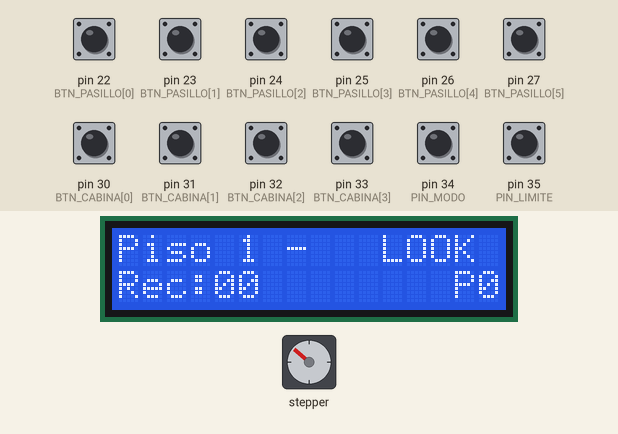
This sketch was run on a simulated Arduino Mega 2560, built with avr-gcc and run on an emulated ATmega2560. Shown: stepper motor, 16×2 character LCD. Wiring (inferred from the names in the program): stepper motor (2048 steps per turn assumed): coils pin 8, pin 9, pin 10, pin 11. The test bench sets the inputs (shaded band); at power-on: pin 22 (BTN_PASILLO[0]), pin 23 (BTN_PASILLO[1]), pin 24 (BTN_PASILLO[2]), pin 25 (BTN_PASILLO[3]), pin 26 (BTN_PASILLO[4]), pin 27 (BTN_PASILLO[5]), pin 30 (BTN_CABINA[0]), pin 31 (BTN_CABINA[1]), pin 32 (BTN_CABINA[2]), pin 33 (BTN_CABINA[3]), pin 34 (PIN_MODO), pin 35 (PIN_LIMITE) HIGH. What the sketch prints to the serial monitor is not drawn.

Above: at 0.8 s.
0.9 s: pin 35 (PIN_LIMITE) driven LOW
At 1.9 s:
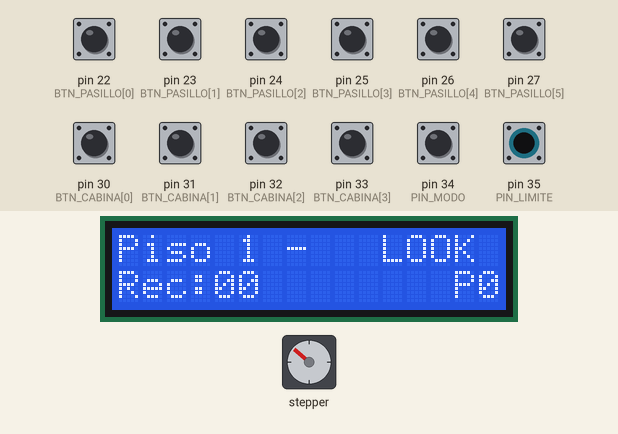
2.4 s: pin 23 (BTN_PASILLO[1]) pulled LOW for 0.15 s
At 2.62 s:
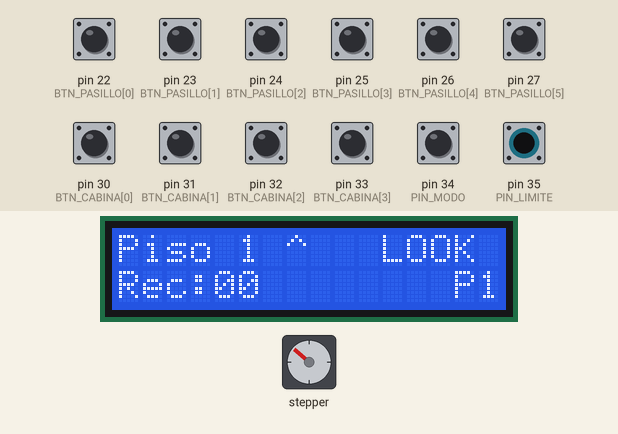
3.1 s: pin 26 (BTN_PASILLO[4]) pulled LOW for 0.15 s
At 3.52 s:
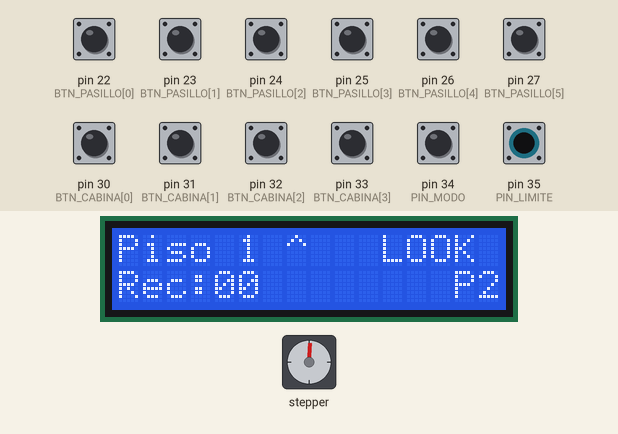
3.8 s: pin 30 (BTN_CABINA[0]) pulled LOW for 0.15 s
At 4.12 s:
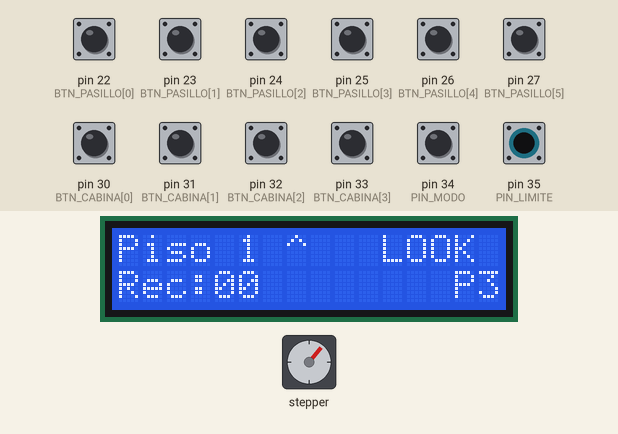
4.5 s: pin 24 (BTN_PASILLO[2]) pulled LOW for 0.15 s
At 5.0 s:
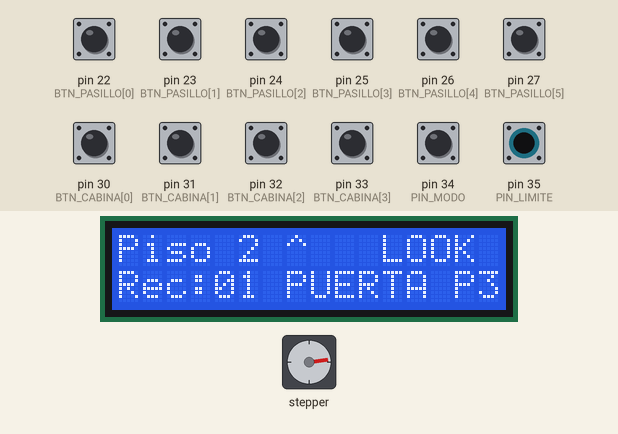
7.6 s: pin 27 (BTN_PASILLO[5]) pulled LOW for 0.15 s
At 9.61 s:
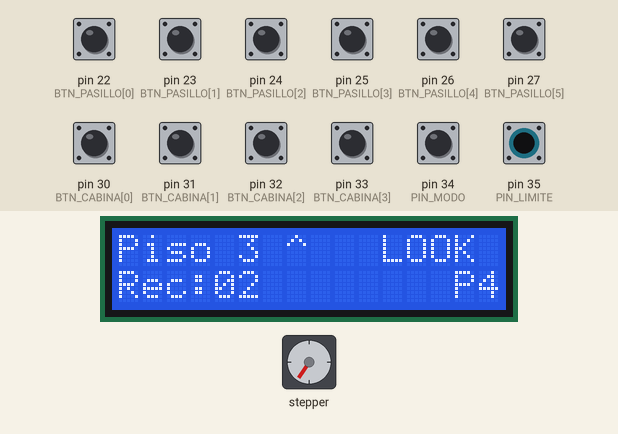
Timing chart, 0 to 10.9 s (numbered marks = the images above; inputs shaded):
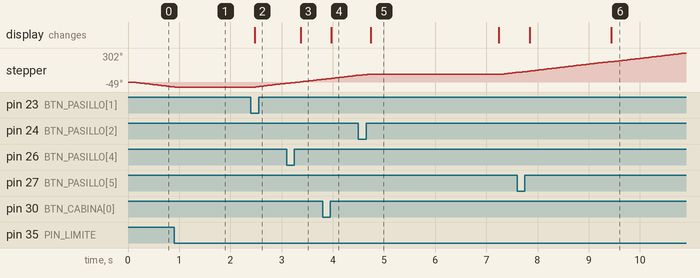

Measured:
- after the input at 0.9 s, stepper: goes on until 0.9 s, then stays -49°
- after the input at 2.4 s, stepper: turns 38° clockwise in 0.58 s, starting after 0.10 s; the display: changes after 0.07 s (image 2)
- after the input at 3.1 s, the display: changes after 0.27 s (image 3)
- after the input at 3.8 s, the display: changes after 0.17 s (image 4)
- after the input at 7.6 s, the display: first changes after 0.25 s (image 6 shows a later state)
- what the display in image 5 shows lasts 2.5 s, from 4.7 s to 7.2 s

The sketch:

ascensor.ino
```cpp
/*
  Ascensor de 4 pisos - Planificacion FCFS vs LOOK
  Curso de Algoritmos - UMG | Arduino Mega 2560
  Boton de modo (pin 34) alterna entre los dos algoritmos.
*/

#include <Wire.h>
#include <LiquidCrystal_I2C.h>

const bool MODO_SIMULACION = true;    // true = Wokwi (pisos cortos), false = maqueta real

LiquidCrystal_I2C lcd(0x27, 16, 2);   // si no enciende, prueba 0x3F

const byte MOTOR[4]       = {8, 9, 10, 11};
const byte BTN_PASILLO[6] = {22, 23, 24, 25, 26, 27};
const byte BTN_CABINA[4]  = {30, 31, 32, 33};
const byte PIN_MODO       = 34;
const byte PIN_LIMITE     = 35;

// Piso y sentido que representa cada boton de pasillo
const byte PISO_PASILLO[6] = {1, 2, 2, 3, 3, 4};
const bool ES_SUBIR[6]     = {true, true, false, true, false, false};

const int  PISOS = 4;
const long PASOS_PISO = MODO_SIMULACION ? 1500 : 6500;  // ajustar segun tu polea
const unsigned long US_PASO   = 1400;   // mas alto = mas lento
const unsigned long MS_PUERTA = 2500;
const unsigned long MS_REBOTE = 25;
const byte COLA_MAX = 20;

// Secuencia de medio paso del 28BYJ-48
const byte SEC[8][4] = {
  {1,0,0,0}, {1,1,0,0}, {0,1,0,0}, {0,1,1,0},
  {0,0,1,0}, {0,0,1,1}, {0,0,0,1}, {1,0,0,1}
};

int  pisoActual = 1;
int  dir = 0;                 // 1 sube, -1 baja, 0 quieto
long pasosRestantes = 0;
byte fase = 0;
unsigned long ultimoPaso = 0;

bool cabina[PISOS + 1];
bool subir[PISOS + 1];
bool bajar[PISOS + 1];

bool modoLOOK = true;
int  recorridos = 0;

// Cola FIFO para el modo FCFS
int  cola[COLA_MAX];
byte colaIni = 0, colaFin = 0;

enum Estado { QUIETO, MOVIENDO, PUERTA };
Estado estado = QUIETO;
unsigned long tPuerta = 0;

bool estadoPrevio[11];        // antirrebote: 6 pasillo + 4 cabina + 1 modo
unsigned long ultimaLectura = 0;

void leerBotones();
void registrarPasillo(byte idx);
void registrarCabina(int p);
void encolar(int p);
bool colaVacia();
void desencolar();
void limpiarTodo();
void decidir();
void decidirLOOK();
void decidirFCFS();
bool debeParar(int p, int d);
void limpiarPiso(int p, int d);
bool hayArriba(int p);
bool hayAbajo(int p);
void iniciarMovimiento();
void mover();
void motorPaso(int d);
void apagarMotor();
void abrirPuerta();
void irAlOrigen();
void actualizarLCD();
void imprimirLinea(byte fila, const char* texto);

void setup() {
  Serial.begin(9600);

  for (byte i = 0; i < 4; i++) pinMode(MOTOR[i], OUTPUT);
  for (byte i = 0; i < 6; i++) pinMode(BTN_PASILLO[i], INPUT_PULLUP);
  for (byte i = 0; i < 4; i++) pinMode(BTN_CABINA[i], INPUT_PULLUP);
  pinMode(PIN_MODO, INPUT_PULLUP);
  pinMode(PIN_LIMITE, INPUT_PULLUP);

  for (byte i = 0; i < 11; i++) estadoPrevio[i] = false;

  lcd.init();
  lcd.backlight();
  imprimirLinea(0, "Calibrando...");
  imprimirLinea(1, "");

  limpiarTodo();
  irAlOrigen();
  actualizarLCD();
  Serial.println("Listo. Modo: LOOK");
}

void loop() {
  leerBotones();

  switch (estado) {
    case QUIETO:   decidir(); break;
    case MOVIENDO: mover();   break;
    case PUERTA:
      if (millis() - tPuerta > MS_PUERTA) {
        estado = QUIETO;
        actualizarLCD();
      }
      break;
  }
}

// Homing: baja hasta presionar el final de carrera
void irAlOrigen() {
  Serial.println("Homing: bajando hasta el final de carrera (pin 35)...");
  while (digitalRead(PIN_LIMITE) == HIGH) {
    motorPaso(-1);
    delayMicroseconds(US_PASO);
  }
  apagarMotor();
  pisoActual = 1;
  dir = 0;
  Serial.println("Final de carrera detectado: piso 1");
}

// Se llama en cada vuelta del loop, incluso moviendo, para registrar
// solicitudes en cualquier momento.
void leerBotones() {
  if (millis() - ultimaLectura < MS_REBOTE) return;
  ultimaLectura = millis();

  for (byte i = 0; i < 6; i++) {
    bool ahora = (digitalRead(BTN_PASILLO[i]) == LOW);
    if (ahora && !estadoPrevio[i]) registrarPasillo(i);
    estadoPrevio[i] = ahora;
  }

  for (byte i = 0; i < 4; i++) {
    bool ahora = (digitalRead(BTN_CABINA[i]) == LOW);
    if (ahora && !estadoPrevio[6 + i]) registrarCabina(i + 1);
    estadoPrevio[6 + i] = ahora;
  }

  bool m = (digitalRead(PIN_MODO) == LOW);
  if (m && !estadoPrevio[10]) {
    if (estado == MOVIENDO) {
      // Cambiar de modo entre pisos dejaria la cabina desubicada
      Serial.println("Espera a que llegue a un piso para cambiar de modo");
    } else {
      modoLOOK = !modoLOOK;
      limpiarTodo();
      recorridos = 0;
      dir = 0;
      actualizarLCD();
      Serial.print("Modo: ");
      Serial.println(modoLOOK ? "LOOK" : "FCFS");
    }
  }
  estadoPrevio[10] = m;
}

void registrarPasillo(byte idx) {
  int p = PISO_PASILLO[idx];
  if (ES_SUBIR[idx]) subir[p] = true;
  else               bajar[p] = true;
  encolar(p);
  actualizarLCD();
  Serial.print("Llamada piso ");
  Serial.print(p);
  Serial.println(ES_SUBIR[idx] ? " subir" : " bajar");
}

void registrarCabina(int p) {
  cabina[p] = true;
  encolar(p);
  actualizarLCD();
  Serial.print("Cabina destino ");
  Serial.println(p);
}

void encolar(int p) {
  for (byte i = colaIni; i != colaFin; i = (i + 1) % COLA_MAX)
    if (cola[i] == p) return;           // ya esta pendiente
  cola[colaFin] = p;
  colaFin = (colaFin + 1) % COLA_MAX;
}

bool colaVacia() { return colaIni == colaFin; }

void desencolar() {
  if (!colaVacia()) colaIni = (colaIni + 1) % COLA_MAX;
}

void limpiarTodo() {
  for (int i = 0; i <= PISOS; i++) {
    cabina[i] = false;
    subir[i]  = false;
    bajar[i]  = false;
  }
  colaIni = colaFin = 0;
}

void decidir() {
  if (modoLOOK) decidirLOOK();
  else          decidirFCFS();
}

void decidirLOOK() {
  if (debeParar(pisoActual, dir)) {
    limpiarPiso(pisoActual, dir);
    abrirPuerta();
    return;
  }

  if (dir == 1 && !hayArriba(pisoActual))
    dir = hayAbajo(pisoActual) ? -1 : 0;
  else if (dir == -1 && !hayAbajo(pisoActual))
    dir = hayArriba(pisoActual) ? 1 : 0;
  else if (dir == 0)
    dir = hayArriba(pisoActual) ? 1 : (hayAbajo(pisoActual) ? -1 : 0);

  if (dir != 0) iniciarMovimiento();
}

void decidirFCFS() {
  if (colaVacia()) { dir = 0; return; }

  int destino = cola[colaIni];
  if (destino == pisoActual) {
    cabina[destino] = false;
    subir[destino]  = false;
    bajar[destino]  = false;
    desencolar();
    abrirPuerta();
    return;
  }
  dir = (destino > pisoActual) ? 1 : -1;
  iniciarMovimiento();
}

bool debeParar(int p, int d) {
  if (cabina[p]) return true;
  if (d >= 0 && subir[p]) return true;
  if (d <= 0 && bajar[p]) return true;
  if (d == 1  && bajar[p] && !hayArriba(p)) return true;  // punto de retorno
  if (d == -1 && subir[p] && !hayAbajo(p))  return true;
  return false;
}

void limpiarPiso(int p, int d) {
  cabina[p] = false;
  if (d >= 0) subir[p] = false;
  if (d <= 0) bajar[p] = false;
  if (d == 1  && !hayArriba(p)) bajar[p] = false;
  if (d == -1 && !hayAbajo(p))  subir[p] = false;
}

bool hayArriba(int p) {
  for (int i = p + 1; i <= PISOS; i++)
    if (cabina[i] || subir[i] || bajar[i]) return true;
  return false;
}

bool hayAbajo(int p) {
  for (int i = 1; i < p; i++)
    if (cabina[i] || subir[i] || bajar[i]) return true;
  return false;
}

void iniciarMovimiento() {
  pasosRestantes = PASOS_PISO;
  estado = MOVIENDO;
  actualizarLCD();
}

void mover() {
  if (micros() - ultimoPaso < US_PASO) return;
  ultimoPaso = micros();

  motorPaso(dir);
  pasosRestantes--;

  if (pasosRestantes <= 0) {
    apagarMotor();
    pisoActual += dir;
    recorridos++;
    estado = QUIETO;
    actualizarLCD();
    Serial.print("Piso ");
    Serial.print(pisoActual);
    Serial.print(" | recorridos: ");
    Serial.println(recorridos);
  }
}

void motorPaso(int d) {
  fase = (fase + (d > 0 ? 1 : 7)) % 8;
  for (byte i = 0; i < 4; i++) digitalWrite(MOTOR[i], SEC[fase][i]);
}

void apagarMotor() {
  for (byte i = 0; i < 4; i++) digitalWrite(MOTOR[i], LOW);
}

void abrirPuerta() {
  estado = PUERTA;
  tPuerta = millis();
  actualizarLCD();
  Serial.print("Puerta abierta en piso ");
  Serial.println(pisoActual);
}

// Rellena cada linea a 16 caracteres para borrar restos del texto anterior
void imprimirLinea(byte fila, const char* texto) {
  lcd.setCursor(0, fila);
  byte n = 0;
  while (texto[n] != '\0' && n < 16) { lcd.print(texto[n]); n++; }
  while (n < 16) { lcd.print(' '); n++; }
}

void actualizarLCD() {
  char linea[17];

  char flecha = (dir == 1) ? '^' : (dir == -1 ? 'v' : '-');
  snprintf(linea, sizeof(linea), "Piso %d %c   %s",
           pisoActual, flecha, modoLOOK ? "LOOK" : "FCFS");
  imprimirLinea(0, linea);

  int pendientes = 0;
  for (int i = 1; i <= PISOS; i++)
    if (cabina[i] || subir[i] || bajar[i]) pendientes++;

  snprintf(linea, sizeof(linea), "Rec:%02d %-6s P%d",
           recorridos, estado == PUERTA ? "PUERTA" : "", pendientes);
  imprimirLinea(1, linea);
}
```
